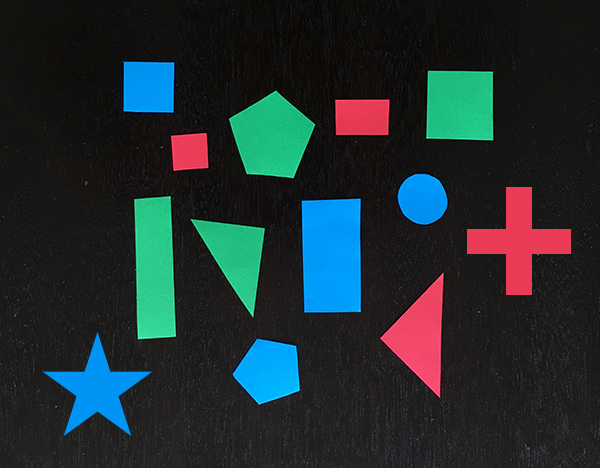
#> input picture object-color/example_shapes.png, 600 x 468 px
$ python detect_shapes.py --image ../object-color/example_shapes.png   (older library calls are emulated)
#> lines starting #> are read from the running program, lines starting #| are printed output that depends on the picture; after the words box and inside, x2 and y2 are one past the last pixel; in counts of white or black regions, pixels touching at a corner belong together
### shape-finder/shapedetector.py
# import the necessary packages
import cv2

class ShapeDetector:
	def __init__(self):
		pass

	def detect(self, c):
		# initialize the shape name and approximate the contour
		shape = "unidentified"
		# print c.shape
		# circles = cv2.HoughCircles(c, cv2.HOUGH_GRADIENT, 1, 20)
		# print circles
		peri = cv2.arcLength(c, True)
		approx = cv2.approxPolyDP(c, 0.04 * peri, True) #.04

		# if the shape is a triangle, it will have 3 vertices
		if len(approx) == 3:
			shape = "triangle"
			print "triangle"
		#can also be quarter circle

		# if the shape has 4 vertices, it is either a square or
		# a rectangle
		elif len(approx) == 4:
			# compute the bounding box of the contour and use the
			# bounding box to compute the aspect ratio
			(x, y, w, h) = cv2.boundingRect(approx)
			ar = w / float(h)

			# a square will have an aspect ratio that is approximately
			# equal to one, otherwise, the shape is a rectangle
			if ar >= 0.95 and ar <= 1.05:
				shape = "square"
				print "square"
			else:
				shape = "rectangle"
				print "rectangle"
			#need trapezoid

		# if the shape is a pentagon, it will have 5 vertices
		elif len(approx) == 5:
			shape = "pentagon"
			print "pentagon"

		elif len(approx) == 6:
			shape = "hexagon"
			print "hexagon"

		elif len(approx) == 7:
			shape = "heptagon"
			print "heptagon"

		elif len(approx) == 8:
			shape = "octagon"
			print "octagon"

		elif len(approx) == 10:
			shape = "star"
			print "star"

		elif len(approx) == 12:
			shape = "cross"
			print "cross"
		# otherwise, we assume the shape is a circle
		else:
			shape = "circle"
			print "circle"

		# return the name of the shape
		return shape

### shape-finder/detect_shapes.py
# import the necessary packages
# python detect_shape.py --image example_shapes.png
from shapedetector import ShapeDetector
import argparse
import imutils
import cv2
import numpy as np

# construct the argument parse and parse the arguments
ap = argparse.ArgumentParser()
ap.add_argument("-i", "--image", required=True,
	help="path to the input image")
args = vars(ap.parse_args())

# load the image and resize it to a smaller factor so that
# the shapes can be approximated better
image = cv2.imread(args["image"], 1)
#> image is the input picture: shape (468, 600, 3); mean B, G, R 47.1, 44.7, 32.5
image = cv2.bitwise_not(image) #assume shape is passed in as lighter color, background darker
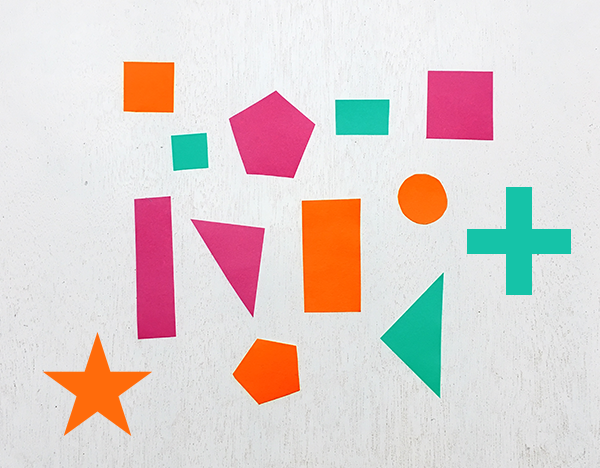
#> image: shape (468, 600, 3); mean B, G, R 207.9, 210.3, 222.5
resized = imutils.resize(image, width=300)
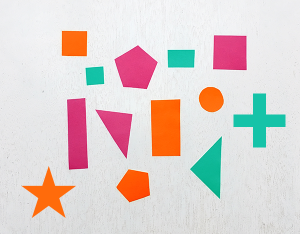
#> resized: shape (234, 300, 3); mean B, G, R 208, 210.4, 222.6
ratio = image.shape[0] / float(resized.shape[0])
#> ratio = 2

# convert the resized image to grayscale, blur it slightly,
# and threshold it
gray = cv2.cvtColor(resized, cv2.COLOR_BGR2GRAY)
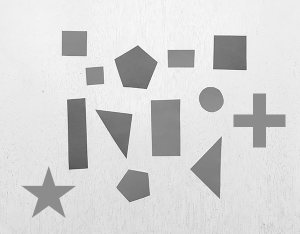
#> gray: shape (234, 300); min 76, max 251, mean 213.8
blurred = cv2.GaussianBlur(gray, (5, 5), 0)
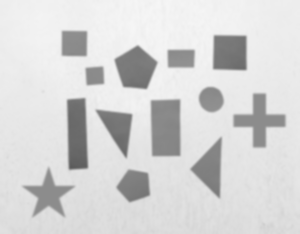
#> blurred: shape (234, 300); min 90, max 246, mean 213.8
#smoothed = cv2.boxFilter(blurred, -1, (10, 10))
bilateral = cv2.bilateralFilter(blurred, 9,75,75)
thresh = cv2.threshold(bilateral, 60, 255, cv2.THRESH_BINARY + cv2.THRESH_OTSU)[1]
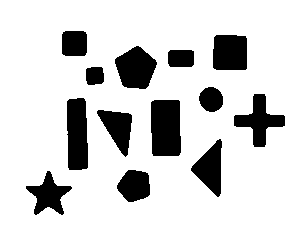
#> thresh: shape (234, 300); 82.9% white; 13 black regions
# [15 lines of commented-out code are left out]
cnts = cv2.findContours(thresh.copy(), cv2.RETR_EXTERNAL,
	cv2.CHAIN_APPROX_SIMPLE)
#> cnts = 1 contour; box (x1, y1, x2, y2) and area: (0, 0, 300, 234) 69667
cnts = cnts[0] if imutils.is_cv2() else cnts[1]
#> cnts = [[[0, 0], [0, 233], [299, 233], [299, 0]]]
sd = ShapeDetector()

# loop over the contours
for c in cnts:
	#print c
	# compute the center of the contour, then detect the name of the
	# shape using only the contour
	M = cv2.moments(c)
	cX = int((M["m10"] / M["m00"]) * ratio)
	cY = int((M["m01"] / M["m00"]) * ratio)
	shape = sd.detect(c)
#> this loop made 1 pass
#> (cX, cY, shape, peri in detect, approx in detect, x in detect, y in detect, w in detect) on pass 1: (299, 233, 'rectangle', 1064, [[0, 0], [0, 233], [299, 233], [299, 0]], 0, 0, 300)
#| rectangle
	# multiply the contour (x, y)-coordinates by the resize ratio,
	# then draw the contours and the name of the shape on the image
	# can comment out, uncomment to debug
	# c = c.astype("float")
	# c *= ratio
	# c = c.astype("int")
	# cv2.drawContours(image, [c], -1, (0, 255, 0), 2)
	# cv2.putText(image, shape, (cX, cY), cv2.FONT_HERSHEY_SIMPLEX,
	# 	0.5, (255, 255, 255), 2)
	# # show the output image
	# cv2.imshow("Image", image)
	# cv2.waitKey(0)
